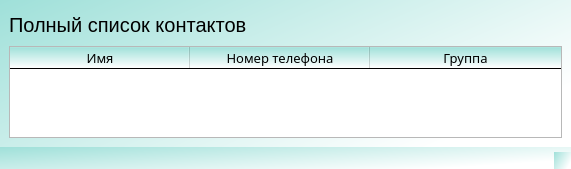
<?xml version="1.0" encoding="UTF-8"?>
<ui version="4.0">
 <class>MainWindow</class>
 <widget class="QMainWindow" name="MainWindow">
  <property name="geometry">
   <rect>
    <x>0</x>
    <y>0</y>
    <width>571</width>
    <height>169</height>
   </rect>
  </property>
  <property name="font">
   <font>
    <family>Manrope</family>
    <pointsize>16</pointsize>
   </font>
  </property>
  <property name="windowTitle">
   <string>MainWindow</string>
  </property>
  <property name="styleSheet">
   <string notr="true">QWidget {
    background: qlineargradient(spread:pad, x1:0, y1:0, x2:1, y2:0.590909, stop:0 rgba(159, 224, 217, 255), stop:1 rgba(255, 255, 255, 255));
}
</string>
  </property>
  <widget class="QWidget" name="centralwidget">
   <layout class="QGridLayout" name="gridLayout">
    <item row="0" column="0">
     <widget class="QLabel" name="hello">
      <property name="enabled">
       <bool>true</bool>
      </property>
      <property name="minimumSize">
       <size>
        <width>553</width>
        <height>31</height>
       </size>
      </property>
      <property name="layoutDirection">
       <enum>Qt::LayoutDirection::LeftToRight</enum>
      </property>
      <property name="styleSheet">
       <string notr="true">QLabel {
    font-family: &quot;Mustica Pro&quot;;
    font-size: 20px;
    font-weight: regular; 
	background: none;
}</string>
      </property>
      <property name="text">
       <string>Полный список контактов</string>
      </property>
     </widget>
    </item>
    <item row="1" column="0">
     <widget class="QTableWidget" name="tableWidget">
      <property name="styleSheet">
       <string notr="true">QTableWidget  {
    font-family: &quot;Manrope&quot;;
    font-size: 16px;
    font-weight: regular; 
	background: none;
}</string>
      </property>
      <property name="sortingEnabled">
       <bool>true</bool>
      </property>
      <attribute name="horizontalHeaderDefaultSectionSize">
       <number>180</number>
      </attribute>
      <attribute name="horizontalHeaderHighlightSections">
       <bool>false</bool>
      </attribute>
      <attribute name="horizontalHeaderShowSortIndicator" stdset="0">
       <bool>true</bool>
      </attribute>
      <attribute name="horizontalHeaderStretchLastSection">
       <bool>true</bool>
      </attribute>
      <attribute name="verticalHeaderStretchLastSection">
       <bool>false</bool>
      </attribute>
      <column>
       <property name="text">
        <string>Имя</string>
       </property>
       <property name="font">
        <font>
         <family>Manrope</family>
         <pointsize>10</pointsize>
        </font>
       </property>
      </column>
      <column>
       <property name="text">
        <string>Номер телефона</string>
       </property>
       <property name="font">
        <font>
         <family>Manrope</family>
         <pointsize>10</pointsize>
        </font>
       </property>
      </column>
      <column>
       <property name="text">
        <string>Группа</string>
       </property>
       <property name="font">
        <font>
         <family>Manrope</family>
         <pointsize>10</pointsize>
        </font>
       </property>
      </column>
     </widget>
    </item>
   </layout>
  </widget>
  <widget class="QMenuBar" name="menubar">
   <property name="geometry">
    <rect>
     <x>0</x>
     <y>0</y>
     <width>571</width>
     <height>22</height>
    </rect>
   </property>
  </widget>
  <widget class="QStatusBar" name="statusbar"/>
 </widget>
 <resources/>
 <connections/>
</ui>
